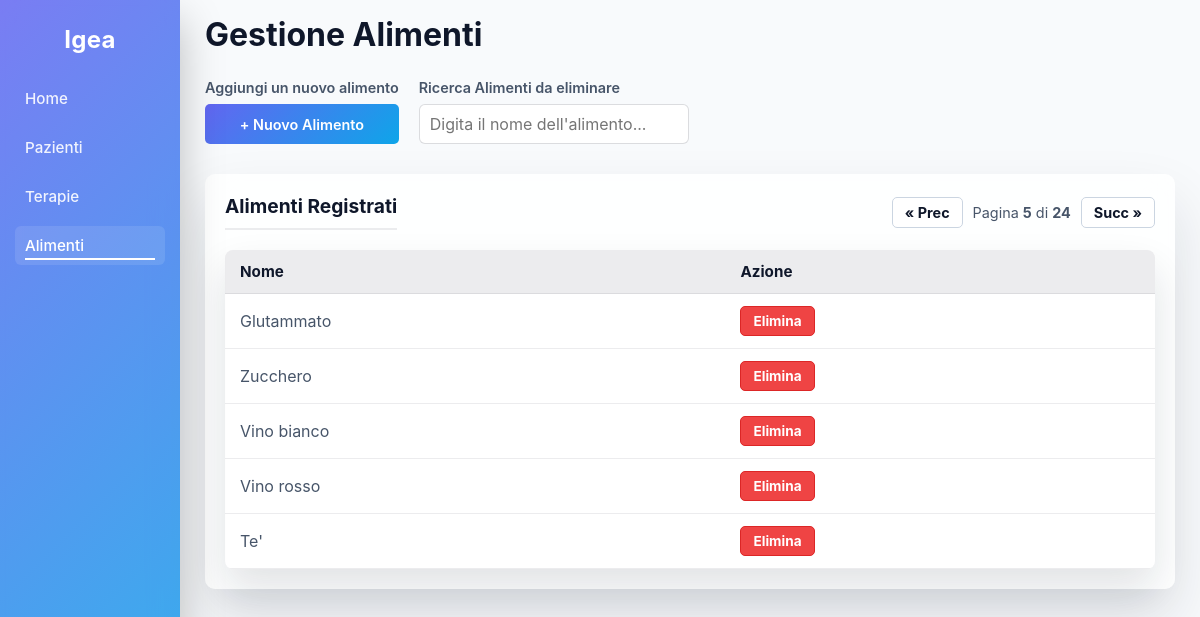
Screenshot of /alimenti.php?page=5 with the database file from the repository.
### tables this page shows
CREATE TABLE `alimenti` (
  `id` int(11) NOT NULL,
  `nome` varchar(50) NOT NULL
);

### alimenti.php (the view, shortened to what this page needs)
<?php
    $conn = new mysqli("localhost", "root", "", "terranova");
    $elementi_per_pagina = 5;
    $page = isset($_GET['page']) && is_numeric($_GET['page']) ? (int)$_GET['page'] : 1;
    $offset = ($page - 1) * $elementi_per_pagina;
    $count_query = "SELECT COUNT(*) as totale FROM alimenti";
    $count_result = $conn->query($count_query);
    $totale_elementi = $count_result->fetch_assoc()['totale'];
    $totale_pagine = ceil($totale_elementi / $elementi_per_pagina);
?>
<!DOCTYPE html>
<html lang="it">
    <head>
        <link rel="stylesheet" href="style.css">
    </head>
    <body>
        <aside class="sidebar">
            <h1>Igea</h1>
            <nav>
                <a href="index.php">Home</a>
                <a href="pazienti.php">Pazienti</a>
                <a href="farmaci.php">Terapie</a>
                <a href="alimenti.php" class="active">Alimenti</a>
            </nav>
        </aside>
        <main class="main-content">
            <div>
                <h1 class="page-title">Gestione Alimenti</h1>
                <div style="display: flex; align-items: flex-end; gap: 20px; margin-bottom: 30px;">
                    <div>
                        <label class="section-label">Aggiungi un nuovo alimento</label>
                        <a href="nuovo_alimento.php" class="btn-azione" style="height: 40px; padding: 0 20px; display: flex; align-items: center; justify-content: center; box-sizing: border-box; text-decoration: none;">+ Nuovo Alimento</a>
                    </div>
                    <div style="position: relative;">
                        <label class="section-label">Ricerca Alimenti da eliminare</label>
                        <input type="text" id="searchAlimenti" class="search-input" placeholder="Digita il nome dell'alimento..." autocomplete="off">
                    </div>
                </div>
            </div>
            <div class="card-cruscotto">
                <div style="display: flex; justify-content: space-between; align-items: center; margin-bottom: 15px;">
                    <h2 style="margin: 0;">Alimenti Registrati</h2>
                    <div style="display: flex; align-items: center; gap: 10px;">
                        <?php if($page > 1): ?>
                            <a href="?page=<?= $page - 1 ?>" class="btn-page">&laquo; Prec</a>
                        <?php endif; ?>
                        <span class="pagination-text">
                            Pagina <strong><?= $page ?></strong> di <strong><?= max(1, $totale_pagine) ?></strong>
                        </span>
                        <?php if($page < $totale_pagine): ?>
                            <a href="?page=<?= $page + 1 ?>" class="btn-page">Succ &raquo;</a>
                        <?php endif; ?>
                    </div>
                </div>
                <table>
                    <thead>
                        <tr>
                            <th>Nome</th>
                            <th>Azione</th>
                        </tr>
                    </thead>
                    <tbody>
                        <?php
                            $query = "SELECT * FROM alimenti ORDER BY id DESC LIMIT $elementi_per_pagina OFFSET $offset";
                            $result = $conn->query($query);
                            if ($result && $result->num_rows > 0) {
                                while ($row = $result->fetch_assoc()) {
                                    echo "<tr>";
                                    echo "<td>".$row['nome']."</td>";
                                    echo "<td>
                                            <a href='#' class='btn-elimina' onclick=\"confermaEliminazione('elimina_alimento.php?id=".$row['id']."'); return false;\">Elimina</a>
                                          </td>";
                                    echo "</tr>";
                                }
                            } else {
                                echo "<tr><td colspan='2' class='empty-msg'>Nessun alimento registrato.</td></tr>";
                            }
                        ?>
                    </tbody>
                </table>
            </div>
        </main>
    </body>
</html>

### style.css (style rules this page uses)
:root { --bg-page: #f8fafc; --bg-card: #ffffff; --bg-card-transparent: rgba(255, 255, 255, 0.85); --text-main: #0f172a; --text-muted: #475569; --border-color: rgba(15, 23, 42, 0.15); --border-light: rgba(15, 23, 42, 0.08); --primary-color: #6366f1; --sidebar-bg: linear-gradient(135deg, rgba(99,102,241,0.85), rgba(14,165,233,0.85)); --sidebar-text: #ffffff; --shadow-color: rgba(15, 23, 42, 0.12); }
* { margin: 0; padding: 0; box-sizing: border-box; font-family: "Inter", system-ui, -apple-system, BlinkMacSystemFont, sans-serif; }
body { min-height: 100vh; background: var(--bg-page); color: var(--text-main); transition: background-color 0.3s, color 0.3s; }
.sidebar { position: fixed; top: 0; left: 0; width: 180px; height: 100vh; z-index: 100; backdrop-filter: blur(14px); background: var(--sidebar-bg); box-shadow: 0 20px 40px rgba(0,0,0,0.25); padding: 15px; transition: background 0.3s; }
.sidebar h1 { font-size: 1.5rem; margin-top: 10px; margin-bottom: 25px; text-align: center; color: var(--sidebar-text); letter-spacing: 0.3px; font-weight: 700; }
.sidebar nav { display: flex; flex-direction: column; gap: 10px; }
.sidebar nav a { color: var(--sidebar-text); text-decoration: none; padding: 10px; border-radius: 6px; font-size: 0.95rem; font-weight: 500; opacity: 0.9; transition: background 0.2s, color 0.2s, opacity 0.2s; position: relative; }
.sidebar nav a::after { content: ""; position: absolute; left: 10px; bottom: 5px; width: 0; height: 2px; background: var(--sidebar-text); transition: width 0.25s ease; }
.sidebar nav a:hover::after, .sidebar nav a.active::after { width: calc(100% - 20px); }
.sidebar nav a:hover, .sidebar nav a.active { opacity: 1; background-color: rgba(255, 255, 255, 0.1); }
.main-content { margin-left: 180px; padding: 15px 25px; }
.card-cruscotto { background: var(--bg-card-transparent); backdrop-filter: blur(16px); border-radius: 10px; padding: 20px; box-shadow: 0 30px 60px var(--shadow-color); transition: background-color 0.3s; }
.card-cruscotto h2 { margin-top: 0; font-size: 1.2rem; font-weight: 700; border-bottom: 2px solid var(--border-light); padding-bottom: 10px; margin-bottom: 15px; color: var(--text-main); }
.btn-azione, button[type="submit"] { display: inline-block; background: linear-gradient(135deg, #6366f1, #0ea5e9); color: white; text-decoration: none; padding: 8px 15px; border-radius: 5px; font-size: 0.9rem; font-weight: 600; border: none; cursor: pointer; transition: transform 0.2s ease, box-shadow 0.2s ease; }
label { display: block; margin-bottom: 5px; font-weight: 600; color: var(--text-main); font-size: 0.9rem; }
input[type="text"], input[type="date"], input[type="email"], input[type="tel"], select { width: 100%; padding: 10px; border-radius: 6px; border: 1px solid var(--border-color); background: var(--bg-card); color: var(--text-main); font-size: 1rem; box-sizing: border-box; transition: border-color 0.2s, box-shadow 0.2s, background-color 0.3s, color 0.3s; }
table { width: 100%; border-collapse: collapse; background: var(--bg-card); border-radius: 8px; overflow: hidden; box-shadow: 0 20px 40px var(--shadow-color); margin-top: 20px; transition: background-color 0.3s; }
th, td { padding: 12px 15px; text-align: left; border-bottom: 1px solid var(--border-light); }
th { background-color: var(--border-light); font-weight: 700; color: var(--text-main); font-size: 0.95rem; }
td { color: var(--text-muted); }

### alimenti.php (style rules this page uses)
.page-title { font-size: 2rem; color: #0f172a; margin-bottom: 25px; margin-top: 0; transition: color 0.3s; }
.section-label { display: block; font-size: 0.9rem; color: #475569; margin-bottom: 8px; font-weight: 600; transition: color 0.3s; }
.search-input { width: 300px; height: 40px; padding: 0 15px; border: 1px solid #cbd5e1; border-radius: 5px; box-sizing: border-box; font-size: 0.95rem; outline: none; background-color: #f8fafc; color: #0f172a; transition: all 0.3s; }
.btn-elimina { display: inline-block; padding: 6px 12px; background-color: #ef4444; color: #ffffff; text-decoration: none; border-radius: 5px; font-size: 0.85rem; font-weight: bold; border: 1px solid #dc2626; transition: background-color 0.2s, transform 0.1s; }
.btn-page { padding: 6px 12px; border: 1px solid #cbd5e1; background-color: #ffffff; color: #0f172a; text-decoration: none; border-radius: 5px; font-size: 0.9rem; font-weight: bold; transition: all 0.2s; }
.pagination-text { font-size: 0.9rem; color: #475569; transition: color 0.3s; }

### rows the page displays
alimenti: nome "Glutammato"
alimenti: nome "Zucchero"
alimenti: nome "Vino bianco"
alimenti: nome "Vino rosso"
alimenti: nome "Te'"

### other values shown
$page "5"
max(1, $totale_pagine) "24"
